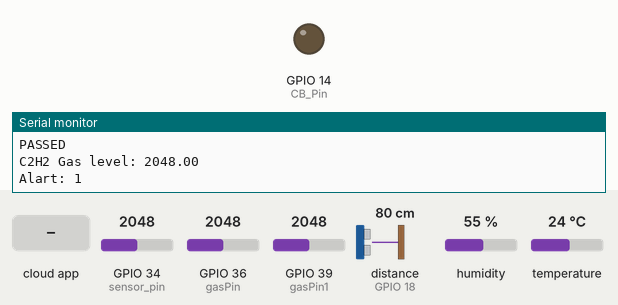
Simulated run of this sketch. Board: ESP32. Parts: output pins drawn as LEDs (lit = HIGH), the last lines printed to the serial monitor. Wiring (inferred from the names in the program): ultrasonic range finder: trigger GPIO 5; echo GPIO 18. The test bench sets the inputs (shaded band); at power-on: GPIO 34 (sensor_pin) = 2048, GPIO 36 (gasPin) = 2048, GPIO 39 (gasPin1) = 2048, distance to the obstacle (sensor on GPIO 18) 80 cm, humidity 55 %, temperature 24 °C. The echo pulse lasts 58.3 µs per cm; WiFi joins after 1.5 s; servers stay silent unless stated; the Firebase database answers and starts empty; pins used as bus, display or sensor lines are not drawn.

Above: at 2.7 s.
2.8 s: the phone or cloud app sets Circuit_breaker to 1
At 3.3 s:
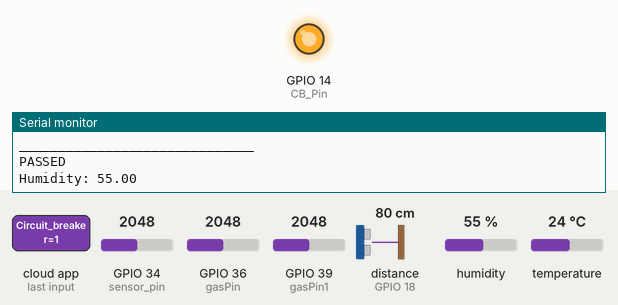
14.3 s: the phone or cloud app sets Circuit_breaker to 0
At 15.0 s:
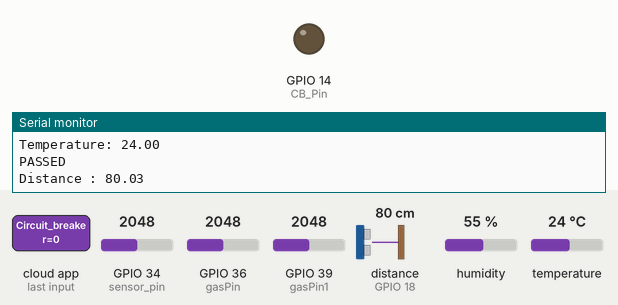
Timing chart, 0 to 16.9 s (numbered marks = the images above; inputs shaded):
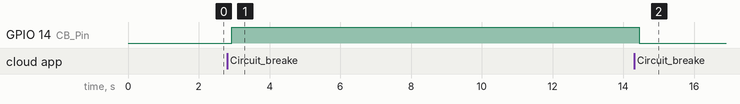

The sketch:

iot_adding_alart_code.ino
```cpp
#include <WiFi.h>
#include <WiFiClient.h>
#include <WiFiServer.h>
#include <WiFiUdp.h>
#include <Wire.h>
#include <Adafruit_GFX.h>
const int trigPin = 5;
const int echoPin = 18;
bool CB_status = false;
char* Alart_message = "MPK";
int Alart = 0;
#define gasPin A0
#define gasPin1 A3
//define sound speed in cm/uS
#define SOUND_SPEED 0.03432
//#define CM_TO_INCH 0.393701

long duration;
float distanceCm;
float gaslevel;
float gaslevel1;

#include "DHT.h"
const int DHT_PIN = 15;
const int CB_Pin = 14;
#define DHTTYPE DHT11
int _moisture,sensor_analog;
const int sensor_pin = A6;  /* Soil moisture sensor O/P pin */

#include <Arduino.h>
#if defined(ESP32)
#include <WiFi.h>
#elif defined(ESP8266)
#include <ESP8266WiFi.h>
#endif
#include <Firebase_ESP_Client.h>

DHT dht(DHT_PIN, DHTTYPE);

//Provide the token generation process info.
#include "addons/TokenHelper.h"
//Provide the RTDB payload printing info and other helper functions.
#include "addons/RTDBHelper.h"

// Insert your network credentials
#define WIFI_SSID "Jio fiber Bhoom house"
#define WIFI_PASSWORD "bhoom2001"

// Insert Firebase project API Key
#define API_KEY "AIzaSyAGunbEfXQpugL8eXjRc5hp3PTXrn5h9iA"

// Insert RTDB URLefine the RTDB URL */
#define DATABASE_URL "https://temp-3bd23-default-rtdb.firebaseio.com/"

//Define Firebase Data object
FirebaseData fbdo;

FirebaseAuth auth;
FirebaseConfig config;

//unsigned long sendDataPrevMillis = 0;
//int count = 0;
bool signupOK = false;

void setup(){
  pinMode(CB_Pin, OUTPUT);
  pinMode(DHT_PIN, INPUT);
  dht.begin();
  pinMode(trigPin, OUTPUT); // Sets the trigPin as an Output
  pinMode(echoPin, INPUT); // Sets the echoPin as an Input
  pinMode(gasPin, INPUT);// sets the H2 gasPin as an Input
  pinMode(gasPin1, INPUT);// sets the C2H2 gasPin as an Input

  Serial.begin(9600);
  WiFi.begin(WIFI_SSID, WIFI_PASSWORD);
  Serial.print("Connecting to Wi-Fi");
  while (WiFi.status() != WL_CONNECTED){
    Serial.print(".");
    delay(100);
  }
  Serial.println();
  Serial.print("Connected with IP: ");
  Serial.println(WiFi.localIP());
  Serial.println();

  /* Assign the api key (required) */
  config.api_key = API_KEY;

  /* Assign the RTDB URL (required) */
  config.database_url = DATABASE_URL;

  /* Sign up */
  if (Firebase.signUp(&config, &auth, "", "")){
    Serial.println("ok");
    signupOK = true;
  }
  else{
    //Serial.print("%s\n", config.signer.signupError.message.c_str(str));
  }

  /* Assign the callback function for the long running token generation task */
  config.token_status_callback = tokenStatusCallback; //see addons/TokenHelper.h

  Firebase.begin(&config, &auth);
  Firebase.reconnectWiFi(true);
}

void loop(){
   delay(50);
  // Clears the trigPin
  digitalWrite(trigPin, LOW);
  delayMicroseconds(50);
  // Sets the trigPin on HIGH state for 10 micro seconds
  digitalWrite(trigPin, HIGH);
  delayMicroseconds(10);
  digitalWrite(trigPin, LOW);
  sensor_analog = analogRead(sensor_pin);
  _moisture = ( 100 - ( (sensor_analog/4095.00) * 100 ) );
//  Serial.print("Moisture = ");
//  Serial.print(_moisture);  /* Print Temperature on the serial window */
//  Serial.println("%");
  // Reads the echoPin, returns the sound wave travel time in microseconds
  duration = pulseIn(echoPin, HIGH);
  // Calculate the distance
  distanceCm = duration * SOUND_SPEED/2;
  gaslevel = analogRead(gasPin);
  gaslevel1 = analogRead(gasPin1);
  float h = dht.readHumidity();
  float t = dht.readTemperature();
  ///////////////
  if (_moisture>=25||gaslevel>=1000||gaslevel1>=4000||distanceCm<=5||h>=60||t>=32){
    Alart=1;
    if(t>=32){
      Alart_message = "Oil temperature is higher then 70'";
    }
    else if(distanceCm<=5){
      Alart_message = "OIL level is lesser then 60%";
    }
    else if(gaslevel1>=4000){
      Alart_message = "C2H2 gas level is higher then 4000";
    }
    else if(gaslevel>=8000){
      Alart_message = "H2 gas level is higher then 1000";
    }
    else if(h>=50){
      Alart_message = "Himidity level is higher then 10%";
    }
    else if(_moisture>=25){
      Alart_message = "Moisture is higher then 25";
    }
    else{
      Alart_message = "NORMAL";
    }
  }
  else{
    Alart_message = "NORMAL";
    Alart = 0;
  }
  ///////////////
  if (Firebase.ready() && signupOK ) {

    if (Firebase.RTDB.setFloat(&fbdo, "DHT/humidity",h)){
       Serial.println("PASSED");
       Serial.print("Humidity: ");
       Serial.println(h);

    }
    else {
      Serial.println("FAILED");
      Serial.println("REASON: " + fbdo.errorReason());
    }


    // Write an Float number on the database path test/float
    if (Firebase.RTDB.setFloat(&fbdo, "DHT/temperature", t)){
       Serial.println("PASSED");
       Serial.print("Temperature: ");
       Serial.println(t);
    }
    else {
      Serial.println("FAILED");
      Serial.println("REASON: " + fbdo.errorReason());
    }
    if(Firebase.RTDB.setFloat(&fbdo, "DHT/Distance", distanceCm)){
          Serial.println("PASSED");
          Serial.print("Distance : ");
          Serial.println(distanceCm);
    }

    else{
      Serial.println("FAILED");
      Serial.println("REASON: " + fbdo.errorReason());

    }
    if(Firebase.RTDB.setFloat(&fbdo, "DHT/Moisture", _moisture)){
          Serial.println("PASSED");
          Serial.print("Moisture : ");
          Serial.println(_moisture);
    }

    else{
      Serial.println("FAILED");
      Serial.println("REASON: " + fbdo.errorReason());

    }
    if(Firebase.RTDB.setFloat(&fbdo, "DHT/H2 Gaslevel",gaslevel)){
          Serial.println("PASSED");
          Serial.print("H2 Gas level: ");
          Serial.println(gaslevel);
    }

    else{
      Serial.println("FAILED");
      Serial.println("REASON: " + fbdo.errorReason());

    }
    if(Firebase.RTDB.setFloat(&fbdo, "DHT/C2H2 Gaslevel",gaslevel1)){
          Serial.println("PASSED");
          Serial.print("C2H2 Gas level: ");
          Serial.println(gaslevel1);
    }

    else{
      Serial.println("FAILED");
      Serial.println("REASON: " + fbdo.errorReason());

    }
     ///////////////////////////////////////////////////
    //////////////////////////////////////////////////
    if(Firebase.RTDB.setBool(&fbdo, "DHT/Falt/Alarm",Alart)){
          //Serial.println("PASSED");
          Serial.print("Alart: ");
          Serial.println(Alart);
    }
    else{
      Serial.println("FAILED");
      Serial.println("REASON: " + fbdo.errorReason());

    }
    if(Firebase.RTDB.setString(&fbdo, "DHT/Falt/Alarm_reason",Alart_message)){
          //Serial.println("PASSED");
          Serial.print("Falt Reason: ");
          Serial.println(Alart_message);
    }

    else{
      Serial.println("FAILED");
      Serial.println("REASON: " + fbdo.errorReason());

    }
  //READING DATA FROM FIREBASE TO OPERATE CB
  if(Firebase.RTDB.getBool(&fbdo, "DHT/Circuit_breaker")){
    if(fbdo.dataType() == "boolean"){
      CB_status = fbdo.boolData();
      Serial.println("Sucessful READ from" + fbdo.dataPath() + ":" + CB_status + " (" + fbdo.dataType() + ")");
      digitalWrite(CB_Pin, CB_status);
    }
  }else{
    Serial.println("FAILED:" + fbdo.errorReason());
    }
  Serial.println("______________________________");
}}
```

Measured:
- after the input at 2.8 s, GPIO 14 (CB_Pin): LOW → HIGH after 0.13 s
- after the input at 14.3 s, GPIO 14 (CB_Pin): HIGH → LOW after 0.15 s
